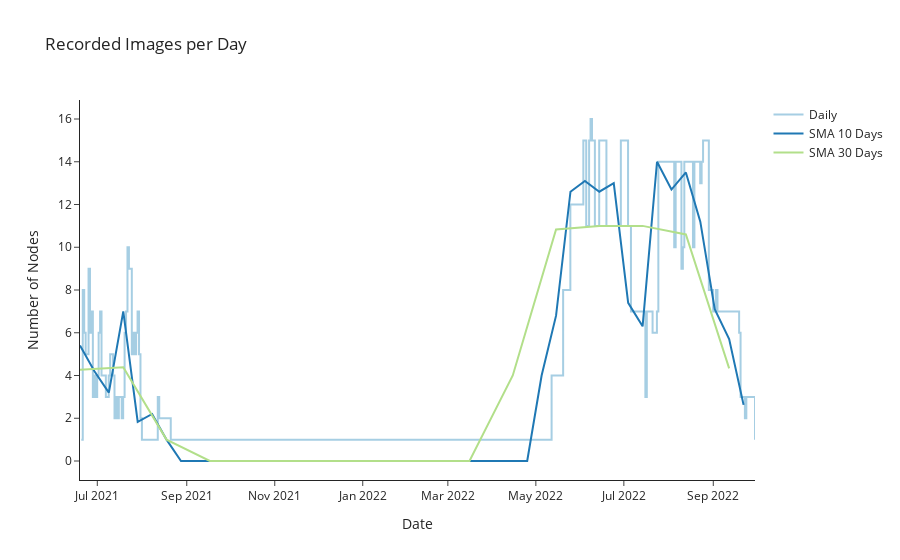

The notebook cell saved with this chart:
### Code cell
palette = iter(paired_palette)
SMA = 10
SMA2 = 30

fig = go.Figure()

fig.add_trace(go.Scatter(
    x=data.index,
    y=data['count'],
    name='Daily',
    line_shape='hv',
    mode='lines',
    line_color=next(palette)
))

tmp = data.resample(f'{SMA}D').mean().fillna(0)
fig.add_trace(go.Scatter(
    x=tmp.index, 
    y=tmp['count'],
    name=f'SMA {SMA} Days',
    mode='lines',
    line_color=next(palette)
))

tmp = data.resample(f'{SMA2}D').mean().fillna(0)
fig.add_trace(go.Scatter(
    x=tmp.index, 
    y=tmp['count'],
    name=f'SMA {SMA2} Days',
    mode='lines',
    line_color=next(palette)
))


fig.update_layout(
    title='Nodes per Day', 
    template='simple_white',
    xaxis={'title':'Date'}, yaxis={'title':'Number of Nodes'}
)

### Figure 1 — Plotly figure (JSON) as saved in the notebook; plotly's stock layout.template omitted (floating-point values rounded to 4 significant figures; data arrays with more than 128 entries replaced by an {"elided": "..."} marker saying what was removed)
{"data": [{"line": {"color": "rgba(166, 206, 227, 1)", "shape": "hv"}, "mode": "lines", "name": "Daily", "type": "scatter", "x": {"elided": "195 str values"}, "y": {"elided": "195 int values"}}, {"line": {"color": "rgba(31, 120, 180, 1)"}, "mode": "lines", "name": "SMA 10 Days", "type": "scatter", "x": ["2021-06-19T00:00:00", "2021-06-29T00:00:00", "2021-07-09T00:00:00", "2021-07-19T00:00:00", "2021-07-29T00:00:00", "2021-08-08T00:00:00", "2021-08-18T00:00:00", "2021-08-28T00:00:00", "2021-09-07T00:00:00", "2021-09-17T00:00:00", "2021-09-27T00:00:00", "2021-10-07T00:00:00", "2021-10-17T00:00:00", "2021-10-27T00:00:00", "2021-11-06T00:00:00", "2021-11-16T00:00:00", "2021-11-26T00:00:00", "2021-12-06T00:00:00", "2021-12-16T00:00:00", "2021-12-26T00:00:00", "2022-01-05T00:00:00", "2022-01-15T00:00:00", "2022-01-25T00:00:00", "2022-02-04T00:00:00", "2022-02-14T00:00:00", "2022-02-24T00:00:00", "2022-03-06T00:00:00", "2022-03-16T00:00:00", "2022-03-26T00:00:00", "2022-04-05T00:00:00", "2022-04-15T00:00:00", "2022-04-25T00:00:00", "2022-05-05T00:00:00", "2022-05-15T00:00:00", "2022-05-25T00:00:00", "2022-06-04T00:00:00", "2022-06-14T00:00:00", "2022-06-24T00:00:00", "2022-07-04T00:00:00", "2022-07-14T00:00:00", "2022-07-24T00:00:00", "2022-08-03T00:00:00", "2022-08-13T00:00:00", "2022-08-23T00:00:00", "2022-09-02T00:00:00", "2022-09-12T00:00:00", "2022-09-22T00:00:00"], "y": [5.4, 4.2, 3.2, 7, 1.833, 2.2, 1, 0, 0, 0, 0, 0, 0, 0, 0, 0, 0, 0, 0, 0, 0, 0, 0, 0, 0, 0, 0, 0, 0, 0, 0, 0, 4, 6.8, 12.6, 13.1, 12.6, 13, 7.4, 6.3, 14, 12.7, 13.5, 11.2, 7.1, 5.7, 2.625]}, {"line": {"color": "rgba(178, 223, 138, 1)"}, "mode": "lines", "name": "SMA 30 Days", "type": "scatter", "x": ["2021-06-19T00:00:00", "2021-07-19T00:00:00", "2021-08-18T00:00:00", "2021-09-17T00:00:00", "2021-10-17T00:00:00", "2021-11-16T00:00:00", "2021-12-16T00:00:00", "2022-01-15T00:00:00", "2022-02-14T00:00:00", "2022-03-16T00:00:00", "2022-04-15T00:00:00", "2022-05-15T00:00:00", "2022-06-14T00:00:00", "2022-07-14T00:00:00", "2022-08-13T00:00:00", "2022-09-12T00:00:00"], "y": [4.267, 4.381, 1, 0, 0, 0, 0, 0, 0, 0, 4, 10.83, 11, 11, 10.6, 4.333]}], "layout": {"autosize": true, "title": {"text": "Recorded Images per Day"}, "xaxis": {"autorange": true, "range": ["2021-06-19", "2022-09-29 22:00"], "title": {"text": "Date"}, "type": "date"}, "yaxis": {"autorange": true, "range": [-0.8889, 16.89], "title": {"text": "Number of Nodes"}, "type": "linear"}}}
